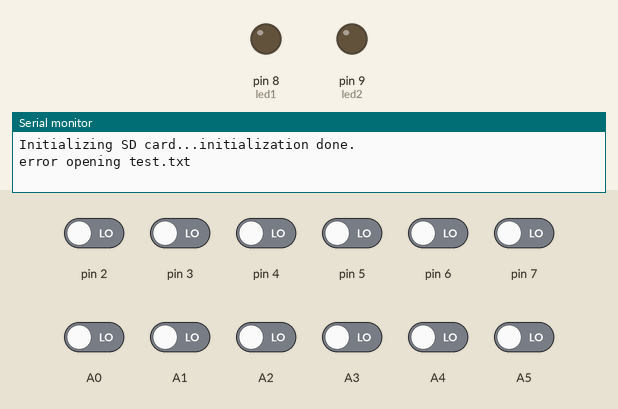
Simulated run of this sketch. Board: Arduino Uno, built with avr-gcc and run on an emulated ATmega328P. Parts: output pins drawn as LEDs (lit = HIGH), the last lines printed to the serial monitor. The test bench sets the inputs (shaded band); at power-on: A0–5, pin 2–7 LOW. Storage starts empty; random numbers use the default seed unless the sketch sets one.

Above: at 1.2 s.
1.3 s: A4 driven HIGH
At 3.0 s:
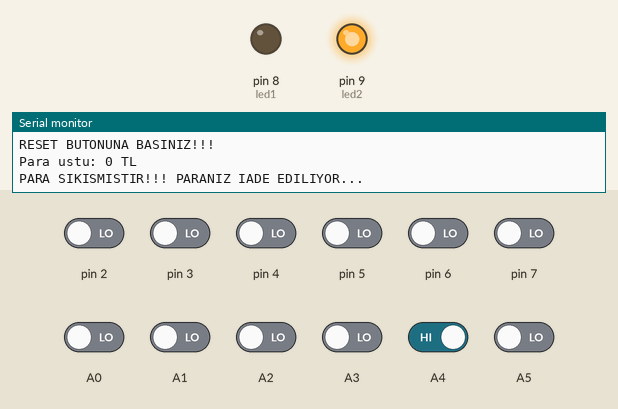
At 4.1 s:
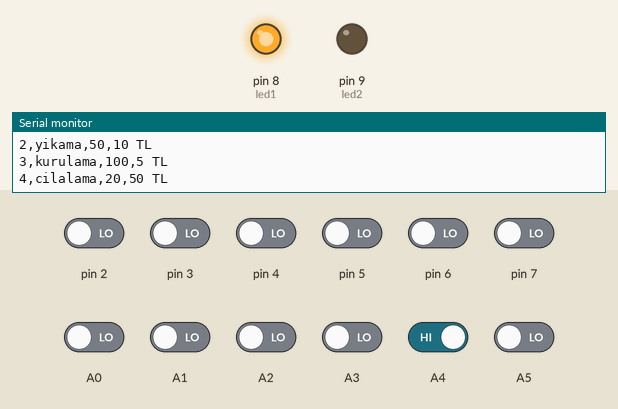
4.3 s: pin 2 driven HIGH
7.3 s: A0 driven HIGH
10.3 s: A5 driven HIGH
13.3 s: pin 3 driven HIGH
16.3 s: pin 2 driven LOW and pin 3 driven LOW
Timing chart, 0 to 19.3 s (numbered marks = the images above; inputs shaded):
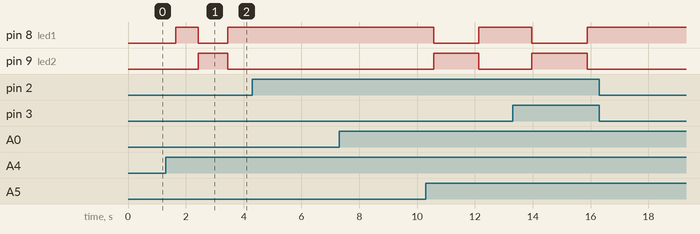

Measured:
- after the input at 1.3 s, pin 8 (led1): LOW → HIGH after 0.35 s, → LOW 0.78 s later, → HIGH 1.0 s later; pin 9 (led2): LOW → HIGH after 1.1 s, → LOW 1.0 s later

The sketch:

HelloWorld.ino
```cpp
#include <SPI.h>        // Include SPI library (needed for the SD card)
#include <SD.h>         // Include SD library
typedef struct hizmet
{
  char * hizmet_ad;
  int hizmet_id;
  int hizmet_adet;
  int hizmet_fiyat;
}hizmet_a;

typedef struct kasa
{
  int kasa_bes;
  int kasa_on;
  int kasa_yirmi;
  int kasa_elli;
  int kasa_yuz;
}kasa_a;

int led1 =8;
int led2 =9;
int s5=0; int s10=0; int s20=0; int s50=0; int s100=0;
int sko=0; int sy=0; int sku=0; int sc=0;
int syuz=0; int selli=0; int syirmi=0; int son=0; int sbes=0;
int para=0;
int ilk_para=para;
int i=0;
int yuzlira,ellilira,yirmilira,onlira,beslira;

int dizi_kasa[5]={20,20,10,30,5};
char *dizi[4][4]={{"1","kopukleme","3","15 TL"},
                  {"2","yikama","50","10 TL"},
                  {"3","kurulama","100","5 TL"},
                  {"4","cilalama","20","50 TL"}};
    int ilk_bes=dizi_kasa[0];
    int ilk_on=dizi_kasa[1];
    int ilk_yirmi=dizi_kasa[2];
    int ilk_elli=dizi_kasa[3];
    int ilk_yuz=dizi_kasa[4];
    int ilk_kopukleme=atoi(dizi[0][2]);
    int ilk_yikama=atoi(dizi[1][2]);
    int ilk_kurulama=atoi(dizi[2][2]);
    int ilk_cilalama=atoi(dizi[3][2]);
    File myFile;
void setup() {


  // Open serial communications and wait for port to open:
  pinMode(led1,OUTPUT);
  pinMode(led2,OUTPUT);
  Serial.begin(9600);
  while (!Serial) {
    ; // wait for serial port to connect. Needed for native USB port only
  }

  Serial.print("Initializing SD card...");

  if (!SD.begin()) {
    Serial.println("initialization failed!");
    while (1);
  }
  Serial.println("initialization done.");

  // open the file. note that only one file can be open at a time,
  // so you have to close this one before opening another.
  // re-open the file for reading:
  myFile = SD.open("hizmet.txt");
  if (myFile) {
    Serial.println("hizmet.txt:");

    // read from the file until there's nothing else in it:
    while (myFile.available()) {
      Serial.write(myFile.read());

    }

    myFile.close();


  } else {
    // if the file didn't open, print an error:
    Serial.println("error opening test.txt");
  }


}

void loop() {


    hizmet_a hizmet_dizisi[4];
    hizmet_dizisi[0].hizmet_ad=dizi[0][1];
    hizmet_dizisi[0].hizmet_id=atoi(dizi[0][0]);
    hizmet_dizisi[0].hizmet_adet=atoi(dizi[0][2]);
    hizmet_dizisi[0].hizmet_fiyat=atoi(dizi[0][3]);
    hizmet_dizisi[1].hizmet_ad=dizi[1][1];
    hizmet_dizisi[1].hizmet_id=atoi(dizi[1][0]);
    hizmet_dizisi[1].hizmet_adet=atoi(dizi[1][2]);
    hizmet_dizisi[1].hizmet_fiyat=atoi(dizi[1][3]);
    hizmet_dizisi[2].hizmet_ad=dizi[2][1];
    hizmet_dizisi[2].hizmet_id=atoi(dizi[2][0]);
    hizmet_dizisi[2].hizmet_adet=atoi(dizi[2][2]);
    hizmet_dizisi[2].hizmet_fiyat=atoi(dizi[2][3]);
    hizmet_dizisi[3].hizmet_ad=dizi[3][1];
    hizmet_dizisi[3].hizmet_id=atoi(dizi[3][0]);
    hizmet_dizisi[3].hizmet_adet=atoi(dizi[3][2]);
    hizmet_dizisi[3].hizmet_fiyat=atoi(dizi[3][3]);
    kasa_a kasa_dizisi[1];
    kasa_dizisi[0].kasa_bes=dizi_kasa[0];
    kasa_dizisi[0].kasa_on=dizi_kasa[1];
    kasa_dizisi[0].kasa_yirmi=dizi_kasa[2];
    kasa_dizisi[0].kasa_elli=dizi_kasa[3];
    kasa_dizisi[0].kasa_yuz=dizi_kasa[4];


  int besbt =digitalRead(7);
  int onbt =digitalRead(6);
  int yirmibt =digitalRead(5);
  int ellibt =digitalRead(4);
  int yuzbt =digitalRead(3);
  int bitisbt2 =digitalRead(2);
  int kopukbt =digitalRead(A0);
  int yikamabt =digitalRead(A1);
  int kurubt =digitalRead(A2);
  int cilabt =digitalRead(A3);
  int bitisbt1 =digitalRead(A4);
  int resetbt =digitalRead(A5);

if(besbt==HIGH || onbt==HIGH || yirmibt==HIGH || ellibt==HIGH || yuzbt==HIGH || bitisbt2==HIGH ) {

     if(besbt==HIGH){
   delay(350);
    s5++;
    para=para+5;

  }
  if(onbt==HIGH){
    delay(350);
    s10++;
    para=para+10;


  }
  if(yirmibt==HIGH){
    delay(350);
    s20++;
    para=para+20;


  }
  if(ellibt==HIGH){
    delay(350);
    s50++;
    para=para+50;


  }
  if(yuzbt==HIGH){
    delay(350);
    s100++;
    para=para+100;

  }
  if(bitisbt2 == HIGH){
    delay(350);
    Serial.println();Serial.print("Toplam "); Serial.print(para); Serial.println(" TL para eklediniz!!!");
  }


  }
  if(kopukbt==HIGH || yikamabt==HIGH || kurubt==HIGH || cilabt==HIGH || bitisbt1==HIGH || resetbt== HIGH ){

     if(kopukbt==HIGH){
   delay(350);
   sko++;
    para=para-hizmet_dizisi[0].hizmet_fiyat;

  }
  if(yikamabt==HIGH){
    delay(350);
    sy++;
    para=para-hizmet_dizisi[1].hizmet_fiyat;

  }
  if(kurubt==HIGH){
    delay(350);
    sku++;
    para=para-hizmet_dizisi[2].hizmet_fiyat;

  }
  if(cilabt==HIGH){
    delay(350);
    sc++;
    para=para-hizmet_dizisi[3].hizmet_fiyat;

  }
  if(resetbt== HIGH){
      delay(350);
      sko=0; sy=0; sku=0; sc=0;
      s5=0; s10=0; s20=0; s50=0; s100=0;
      para=ilk_para;
      dizi_kasa[0]=ilk_bes;
      dizi_kasa[1]=ilk_on;
      dizi_kasa[2]=ilk_yirmi;
      dizi_kasa[3]=ilk_elli;
      dizi_kasa[4]=ilk_yuz;
      dizi[0][2]=itoa(ilk_kopukleme,dizi[0][2],10);
      dizi[1][2]=itoa(ilk_yikama,dizi[1][2],10);
      dizi[2][2]=itoa(ilk_kurulama,dizi[2][2],10);
      dizi[3][2]=itoa(ilk_cilalama,dizi[3][2],10);
      kasa_dizisi[0].kasa_bes=ilk_bes;
      kasa_dizisi[0].kasa_on=ilk_on;
      kasa_dizisi[0].kasa_yirmi=ilk_yirmi;
      kasa_dizisi[0].kasa_elli=ilk_elli;
      kasa_dizisi[0].kasa_yuz=ilk_yuz;
      hizmet_dizisi[0].hizmet_adet=ilk_kopukleme;
      hizmet_dizisi[1].hizmet_adet=ilk_yikama;
      hizmet_dizisi[2].hizmet_adet=ilk_kurulama;
      hizmet_dizisi[3].hizmet_adet=ilk_cilalama;
      Serial.println("Islemler Iptal Edilmistir!!!");
      Serial.println("Tekrardan Secim Yapiniz!!!");
    }
  if(bitisbt1 == HIGH){


    delay(350);
    if(para<0){
      Serial.println("Yetersiz Bakiye!!!");
    }else{
    Serial.println();Serial.print("Para ustu: "); Serial.print(para);Serial.println(" TL");
    }
    int para_ustu = para;
    int randomsayi=rand()%4+1;


    if(randomsayi==2){

      digitalWrite(led1,LOW);

      digitalWrite(led2,HIGH);

      Serial.println("PARA SIKISMISTIR!!! PARANIZ IADE EDILIYOR...");

    para=ilk_para;
    sko=0; sy=0; sku=0; sc=0;
    s5=0; s10=0; s20=0; s50=0; s100=0;
    dizi_kasa[0]=ilk_bes;
    dizi_kasa[1]=ilk_on;
    dizi_kasa[2]=ilk_yirmi;
    dizi_kasa[3]=ilk_elli;
    dizi_kasa[4]=ilk_yuz;
    dizi[0][2]=itoa(ilk_kopukleme,dizi[0][2],10);
    dizi[1][2]=itoa(ilk_yikama,dizi[1][2],10);
    dizi[2][2]=itoa(ilk_kurulama,dizi[2][2],10);
    dizi[3][2]=itoa(ilk_cilalama,dizi[3][2],10);
    kasa_dizisi[0].kasa_bes=ilk_bes;
    kasa_dizisi[0].kasa_on=ilk_on;
    kasa_dizisi[0].kasa_yirmi=ilk_yirmi;
    kasa_dizisi[0].kasa_elli=ilk_elli;
    kasa_dizisi[0].kasa_yuz=ilk_yuz;
    hizmet_dizisi[0].hizmet_adet=ilk_kopukleme;
    hizmet_dizisi[1].hizmet_adet=ilk_yikama;
    hizmet_dizisi[2].hizmet_adet=ilk_kurulama;
    hizmet_dizisi[3].hizmet_adet=ilk_cilalama;
    Serial.println("Islemler Iptal Edilmistir!!!");

    for(int x=0;x<5;x++){
          Serial.print(dizi_kasa[x]);
          if(x<4){
            Serial.print(",");
          }
    }


    for(int i=0;i<4;i++){
      Serial.println();
      for(int j=0;j<4;j++){
        Serial.print(dizi[i][j]);
          if(j<3){
           Serial.print(",");
          }
      }

    }
    Serial.println();
    Serial.println("RESET BUTONUNA BASINIZ!!!");
    }
    else{

    digitalWrite(led1,HIGH);

    digitalWrite(led2,LOW);
    delay(350);

    if( para_ustu < 0){
      Serial.println("Lutfen Reset Butonuna Basiniz!!!");
      para=ilk_para;
    sko=0; sy=0; sku=0; sc=0;
    s5=0; s10=0; s20=0; s50=0; s100=0;
    dizi_kasa[0]=ilk_bes;
    dizi_kasa[1]=ilk_on;
    dizi_kasa[2]=ilk_yirmi;
    dizi_kasa[3]=ilk_elli;
    dizi_kasa[4]=ilk_yuz;
    dizi[0][2]=itoa(ilk_kopukleme,dizi[0][2],10);
    dizi[1][2]=itoa(ilk_yikama,dizi[1][2],10);
    dizi[2][2]=itoa(ilk_kurulama,dizi[2][2],10);
    dizi[3][2]=itoa(ilk_cilalama,dizi[3][2],10);
    kasa_dizisi[0].kasa_bes=ilk_bes;
    kasa_dizisi[0].kasa_on=ilk_on;
    kasa_dizisi[0].kasa_yirmi=ilk_yirmi;
    kasa_dizisi[0].kasa_elli=ilk_elli;
    kasa_dizisi[0].kasa_yuz=ilk_yuz;
    hizmet_dizisi[0].hizmet_adet=ilk_kopukleme;
    hizmet_dizisi[1].hizmet_adet=ilk_yikama;
    hizmet_dizisi[2].hizmet_adet=ilk_kurulama;
    hizmet_dizisi[3].hizmet_adet=ilk_cilalama;
    }
    else{
    syuz = dizi_kasa[4] + s100;
    selli = dizi_kasa[3] + s50;
    syirmi = dizi_kasa[2] + s20;
    son = dizi_kasa[1] + s10;
    sbes = dizi_kasa[0] + s5;

    if(para>=100 ){
      yuzlira = para/100;
      if(yuzlira>syuz){
        yuzlira=syuz;
        para-=yuzlira*100;
      }else
      para-=yuzlira*100;
    }
      if(para>=50 ){
      ellilira = para/50;
      if(ellilira>selli){
        ellilira=selli;
        para-=ellilira*50;
      }else
      para-=ellilira*50;
    }
     if(para>=20 ){
      yirmilira = para/20;
      if(yirmilira>syirmi){
        yirmilira=syirmi;
        para-=yirmilira*20;
      }else
      para-=yirmilira*20;
    }
     if(para>=10 ){
      onlira = para/10;
      if(onlira>son){
        onlira=son;
        para-=onlira*10;
      }else
      para-=onlira*10;
    }
     if(para>=5 ){
      beslira = para/5;
      if(beslira>sbes){
        beslira=sbes;
        para-=beslira*5;
      }
      else
      para-=beslira*5;
    }


   if(hizmet_dizisi[0].hizmet_adet-sko < 0 || hizmet_dizisi[1].hizmet_adet-sy < 0 || hizmet_dizisi[2].hizmet_adet-sku < 0 || hizmet_dizisi[3].hizmet_adet-sc < 0){
   hizmet_dizisi[0].hizmet_adet = hizmet_dizisi[0].hizmet_adet - sko;
   if(hizmet_dizisi[0].hizmet_adet < 0){
    Serial.println("Secilen Kopukleme Islemi Malzeme Eksikliginden Dolayi Yapilamamaktadir...");
    Serial.println("Lutfen Reset Butonuna Basiniz!!!");
    dizi_kasa[0]=ilk_bes;
    dizi_kasa[1]=ilk_on;
    dizi_kasa[2]=ilk_yirmi;
    dizi_kasa[3]=ilk_elli;
    dizi_kasa[4]=ilk_yuz;
   }else{
   dizi[0][2] = itoa(hizmet_dizisi[0].hizmet_adet,dizi[0][2],10);
   }
   hizmet_dizisi[1].hizmet_adet = hizmet_dizisi[1].hizmet_adet - sy;
    if(hizmet_dizisi[1].hizmet_adet < 0){
    Serial.println(F("Secilen Yikama Islemi Malzeme Eksikliginden Dolayi Yapilamamaktadir..."));
    Serial.println(F("Lutfen Reset Butonuna Basiniz!!!"));
    dizi_kasa[0]=ilk_bes;
    dizi_kasa[1]=ilk_on;
    dizi_kasa[2]=ilk_yirmi;
    dizi_kasa[3]=ilk_elli;
    dizi_kasa[4]=ilk_yuz;
   }else{
   dizi[1][2] = itoa(hizmet_dizisi[1].hizmet_adet,dizi[1][2],10);
   }
   hizmet_dizisi[2].hizmet_adet = hizmet_dizisi[2].hizmet_adet - sku;
    if(hizmet_dizisi[2].hizmet_adet < 0){
    Serial.println(F("Secilen Kurulama Islemi Malzeme Eksikliginden Dolayi Yapilamamaktadir..."));
    Serial.println(F("Lutfen Reset Butonuna Basiniz!!!"));
    dizi_kasa[0]=ilk_bes;
    dizi_kasa[1]=ilk_on;
    dizi_kasa[2]=ilk_yirmi;
    dizi_kasa[3]=ilk_elli;
    dizi_kasa[4]=ilk_yuz;
   }else{
   dizi[2][2] = itoa(hizmet_dizisi[2].hizmet_adet,dizi[2][2],10);
   }
   hizmet_dizisi[3].hizmet_adet = hizmet_dizisi[3].hizmet_adet - sc;
    if(hizmet_dizisi[3].hizmet_adet < 0){
    Serial.println(F("Secilen Cilalama Islemi Malzeme Eksikliginden Dolayi Yapilamamaktadir..."));
    Serial.println(F("Lutfen Reset Butonuna Basiniz!!!"));
    dizi_kasa[0]=ilk_bes;
    dizi_kasa[1]=ilk_on;
    dizi_kasa[2]=ilk_yirmi;
    dizi_kasa[3]=ilk_elli;
    dizi_kasa[4]=ilk_yuz;
   }else{

   dizi[3][2] = itoa(hizmet_dizisi[3].hizmet_adet,dizi[3][2],10);

   }}else{

    dizi[0][2] = itoa(hizmet_dizisi[0].hizmet_adet-sko,dizi[0][2],10);
    dizi[1][2] = itoa(hizmet_dizisi[1].hizmet_adet-sy,dizi[1][2],10);
    dizi[2][2] = itoa(hizmet_dizisi[2].hizmet_adet-sku,dizi[2][2],10);
    dizi[3][2] = itoa(hizmet_dizisi[3].hizmet_adet-sc,dizi[3][2],10);

    kasa_dizisi[0].kasa_bes = kasa_dizisi[0].kasa_bes + s5 - beslira;
    dizi_kasa[0] = kasa_dizisi[0].kasa_bes;

    kasa_dizisi[0].kasa_on = kasa_dizisi[0].kasa_on + s10 - onlira;
    dizi_kasa[1] = kasa_dizisi[0].kasa_on;

    kasa_dizisi[0].kasa_yirmi = kasa_dizisi[0].kasa_yirmi + s20 - yirmilira;
    dizi_kasa[2] = kasa_dizisi[0].kasa_yirmi;

    kasa_dizisi[0].kasa_elli = kasa_dizisi[0].kasa_elli + s50 - ellilira;
    dizi_kasa[3] = kasa_dizisi[0].kasa_elli;

    kasa_dizisi[0].kasa_yuz = kasa_dizisi[0].kasa_yuz + s100 - yuzlira;
    dizi_kasa[4] = kasa_dizisi[0].kasa_yuz;
    Serial.print("100TL: ");Serial.println(yuzlira); Serial.print("50TL: ");Serial.println(ellilira); Serial.print("20TL: ");Serial.println(yirmilira);
    Serial.print("10TL: ");Serial.println(onlira); Serial.print("5TL: ");Serial.println(beslira);
   }


   if(para_ustu > (beslira*5) + (onlira*10) + (yirmilira*20) + (ellilira*50) + (yuzlira*100)){
      Serial.println(F("Kasada Yeterli Para Yoktur..."));
    }
    }
    for(int x=0;x<5;x++){
          Serial.print(dizi_kasa[x]);
          if(x<4){
            Serial.print(",");
          }
    }


    for(int i=0;i<4;i++){
      Serial.println();
      for(int j=0;j<4;j++){
        Serial.print(dizi[i][j]);
          if(j<3){
           Serial.print(",");
          }
      }

    }
    Serial.println();
  }}

  }

}
```
